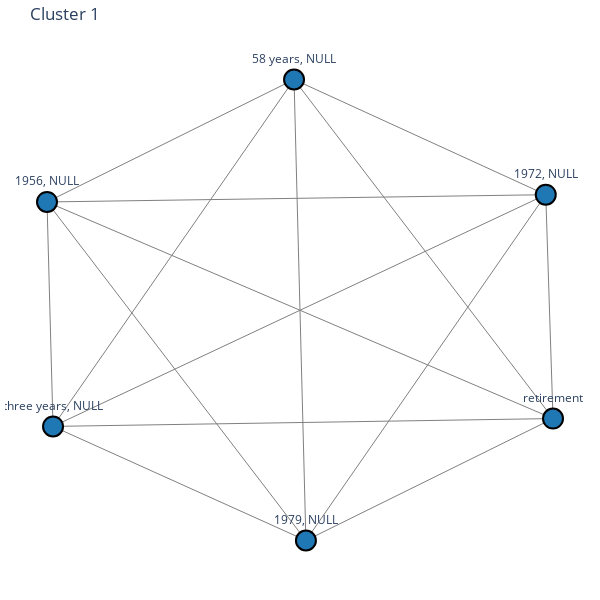
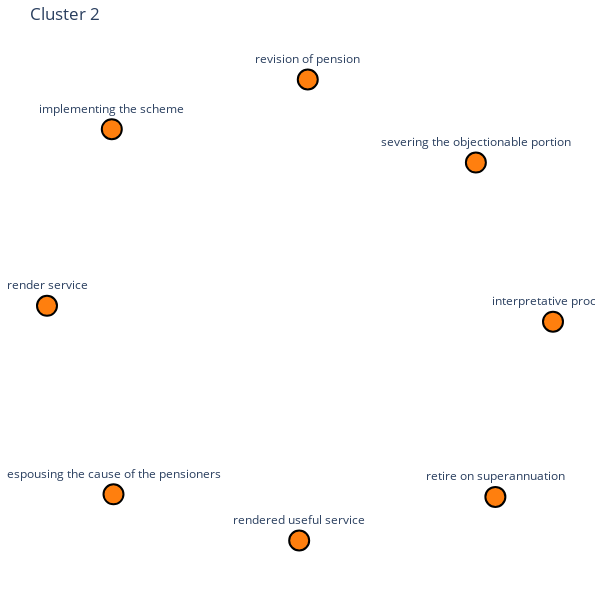
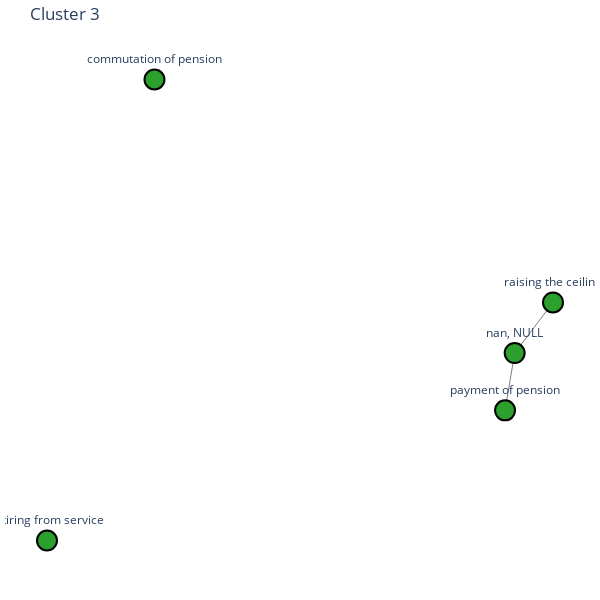

Notebook code for these charts, in order:
### Code cell
import networkx as nx
import plotly.graph_objs as go

# Assuming 'G' is your graph and 'labels' is the list of labels
# Renumber clusters from 1 to 7 if needed, otherwise ensure you have clusters numbered 1 to 7
unique_labels = list(set(labels))
label_mapping = {label: idx+1 for idx, label in enumerate(unique_labels)}

def draw_subgraph_plotly(subgraph, cluster_id, cluster_color):
    pos = nx.spring_layout(subgraph, seed=42)  # Fixed seed for reproducibility
    
    # Extract the node positions
    x_nodes = [pos[node][0] for node in subgraph.nodes()]
    y_nodes = [pos[node][1] for node in subgraph.nodes()]

    # Extract the edges
    edge_x = []
    edge_y = []
    for edge in subgraph.edges():
        x0, y0 = pos[edge[0]]
        x1, y1 = pos[edge[1]]
        edge_x.extend([x0, x1, None])
        edge_y.extend([y0, y1, None])

    # Edge trace
    edge_trace = go.Scatter(
        x=edge_x, y=edge_y,
        line=dict(width=1, color='gray'),
        hoverinfo='none',
        mode='lines')

    # Node trace
    node_trace = go.Scatter(
        x=x_nodes, y=y_nodes,
        mode='markers+text',
        text=[f'{node}' for node in subgraph.nodes()],
        textposition="top center",
        marker=dict(
            showscale=False,
            color=cluster_color,  # Assign the cluster color
            size=20,
            line=dict(width=2, color='black')
        ),
        hoverinfo='text'
    )

    # Create figure
    fig = go.Figure(data=[edge_trace, node_trace],
                    layout=go.Layout(
                        title=f'Cluster {cluster_id}',
                        showlegend=False,
                        hovermode='closest',
                        margin=dict(b=20, l=5, r=5, t=40),
                        xaxis=dict(showgrid=False, zeroline=False, showticklabels=False),
                        yaxis=dict(showgrid=False, zeroline=False, showticklabels=False),
                        height=600,
                        width=600,
                        paper_bgcolor='white',
                        plot_bgcolor='white'
                    ))

    fig.show()

# Iterate over each cluster and draw the subgraph
for original_cluster_id in set(labels):
    cluster_id = label_mapping[original_cluster_id]
    cluster_color = cluster_colors[cluster_id - 1]  # Assign a unique color to each cluster
    cluster_nodes = [node for node, label in zip(G.nodes, labels) if label == original_cluster_id]
    subgraph = G.subgraph(cluster_nodes)
    draw_subgraph_plotly(subgraph, cluster_id, cluster_color)

### Figure 1 — Plotly figure (JSON) as saved in the notebook; plotly's stock layout.template omitted (floating-point values rounded to 4 significant figures)
{"data": [{"hoverinfo": "none", "line": {"color": "gray", "width": 1}, "mode": "lines", "type": "scatter", "x": [-0.01945, 0.856, null, -0.01945, 0.8315, null, -0.01945, 0.02072, null, -0.01945, -0.01945, null, -0.01945, -0.8546, null, -0.01945, -0.8342, null, 0.856, 0.8315, null, 0.856, 0.02072, null, 0.856, -0.8546, null, 0.856, -0.8342, null, 0.02072, 0.8315, null, 0.02072, 0.02072, null, 0.02072, -0.8546, null, 0.02072, -0.8342, null, -0.8342, 0.8315, null, -0.8342, -0.8546, null, -0.8342, -0.8342, null, 0.8315, 0.8315, null, 0.8315, -0.8546, null, -0.8546, -0.8546, null], "y": [1, -0.4692, null, 1, 0.5009, null, 1, -0.9976, null, 1, 1, null, 1, 0.4693, null, 1, -0.5033, null, -0.4692, 0.5009, null, -0.4692, -0.9976, null, -0.4692, 0.4693, null, -0.4692, -0.5033, null, -0.9976, 0.5009, null, -0.9976, -0.9976, null, -0.9976, 0.4693, null, -0.9976, -0.5033, null, -0.5033, 0.5009, null, -0.5033, 0.4693, null, -0.5033, -0.5033, null, 0.5009, 0.5009, null, 0.5009, 0.4693, null, 0.4693, 0.4693, null]}, {"hoverinfo": "text", "marker": {"color": "rgb(31, 119, 180)", "line": {"color": "black", "width": 2}, "showscale": false, "size": 20}, "mode": "markers+text", "text": ["58 years, NULL", "retirement", "1979, NULL", "three years, NULL", "1972, NULL", "1956, NULL"], "textposition": "top center", "type": "scatter", "x": [-0.01945, 0.856, 0.02072, -0.8342, 0.8315, -0.8546], "y": [1, -0.4692, -0.9976, -0.5033, 0.5009, 0.4693]}], "layout": {"height": 600, "hovermode": "closest", "margin": {"b": 20, "l": 5, "r": 5, "t": 40}, "paper_bgcolor": "white", "plot_bgcolor": "white", "showlegend": false, "title": {"text": "Cluster 1"}, "width": 600, "xaxis": {"showgrid": false, "showticklabels": false, "zeroline": false}, "yaxis": {"showgrid": false, "showticklabels": false, "zeroline": false}}}

### Figure 2 — Plotly figure (JSON) as saved in the notebook; plotly's stock layout.template omitted (floating-point values rounded to 4 significant figures)
{"data": [{"hoverinfo": "none", "line": {"color": "gray", "width": 1}, "mode": "lines", "type": "scatter", "x": [], "y": []}, {"hoverinfo": "text", "marker": {"color": "rgb(255, 127, 14)", "line": {"color": "black", "width": 2}, "showscale": false, "size": 20}, "mode": "markers+text", "text": ["revision of pension", "interpretative process", "espousing the cause of the pensioners", "render service", "severing the objectionable portion", "implementing the scheme", "retire on superannuation", "rendered useful service"], "textposition": "top center", "type": "scatter", "x": [0.02838, 0.9768, -0.723, -0.9802, 0.6785, -0.7296, 0.7539, -0.004884], "y": [1, -0.0228, -0.7518, 0.04447, 0.6493, 0.7901, -0.7626, -0.9468]}], "layout": {"height": 600, "hovermode": "closest", "margin": {"b": 20, "l": 5, "r": 5, "t": 40}, "paper_bgcolor": "white", "plot_bgcolor": "white", "showlegend": false, "title": {"text": "Cluster 2"}, "width": 600, "xaxis": {"showgrid": false, "showticklabels": false, "zeroline": false}, "yaxis": {"showgrid": false, "showticklabels": false, "zeroline": false}}}

### Figure 3 — Plotly figure (JSON) as saved in the notebook; plotly's stock layout.template omitted (floating-point values rounded to 4 significant figures)
{"data": [{"hoverinfo": "none", "line": {"color": "gray", "width": 1}, "mode": "lines", "type": "scatter", "x": [0.4416, 0.4699, null, 0.4699, 0.5826, null, 0.4699, 0.4699, null], "y": [-0.2841, -0.06153, null, -0.06153, 0.1347, null, -0.06153, -0.06153, null]}, {"hoverinfo": "text", "marker": {"color": "rgb(44, 160, 44)", "line": {"color": "black", "width": 2}, "showscale": false, "size": 20}, "mode": "markers+text", "text": ["commutation of pension", "payment of pension", "retiring from service", "nan, NULL", "raising the ceiling"], "textposition": "top center", "type": "scatter", "x": [-0.5891, 0.4416, -0.905, 0.4699, 0.5826], "y": [1, -0.2841, -0.7891, -0.06153, 0.1347]}], "layout": {"height": 600, "hovermode": "closest", "margin": {"b": 20, "l": 5, "r": 5, "t": 40}, "paper_bgcolor": "white", "plot_bgcolor": "white", "showlegend": false, "title": {"text": "Cluster 3"}, "width": 600, "xaxis": {"showgrid": false, "showticklabels": false, "zeroline": false}, "yaxis": {"showgrid": false, "showticklabels": false, "zeroline": false}}}
